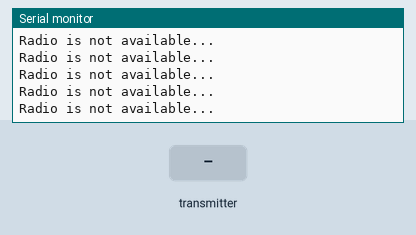
Recording of a sketch running on a simulated Arduino Uno, built with avr-gcc and run on an emulated ATmega328P. Parts: the last lines printed to the serial monitor. The inputs (shaded band) are chosen by the test bench. No radio packets arrive unless stated.

Above: at 1.2 s.
1.3 s: the transmitter starts sending SendData = 0
At 2.3 s:
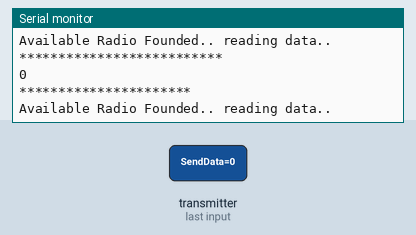
2.9 s: the transmitter starts sending SendData = 1
At 3.7 s:
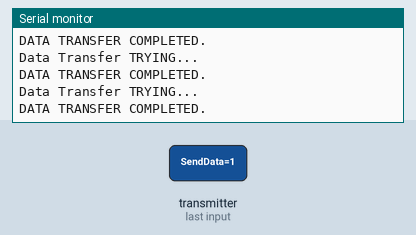

Measured:
- after the input at 1.3 s, the serial monitor: prints a new line after 0.06 s (image 1)
- after the input at 2.9 s, the serial monitor: prints a new line after 0.15 s (image 2)

The sketch:

SPayload.ino
```cpp
#include <SPI.h>
#include <nRF24L01.h>
#include <RF24.h>

RF24 Radio(9, 10);


const byte adressess[][6] = {"00001","00002"};
boolean SendData = false;

typedef struct{
    int ALTITUDE ;
    int PRESSURE ;
    int TEMP;
} SPAYLOAD;
SPAYLOAD SP1DATA;


void setup()
{

    SP1DATA.ALTITUDE = 43;
    SP1DATA.PRESSURE = 44;
    SP1DATA.TEMP = 45;
    Serial.begin(9600);
    Radio.begin();
    Radio.openReadingPipe(1, adressess[1]);
    Radio.openWritingPipe(adressess[0]);
    Radio.setPALevel(RF24_PA_LOW);
    Radio.setChannel(3);
}
void loop()
{
    delay(10);
    if (SendData == false)
    {
        Radio.startListening();
        // if (Radio.available())
        // while (!Radio.available())
        // {
        //     ;
        // }
        // Radio.read(&SendData, sizeof(SendData));
        // delay(10);
        if (Radio.available())
        {
            Serial.println("Available Radio Founded.. reading data..");
            Radio.read(&SendData, sizeof(SendData));
            Serial.println("**************************");
            Serial.println(SendData);
            Serial.println("**********************");
            if (SendData)
            {

                Radio.stopListening();
            }

        }
        else
        {
            Serial.println("Radio is not available...");
        }


    }
    else
    {
        Serial.println("Data Transfer TRYING...");
        // delay(10);
        Radio.stopListening();
        // do
        // {
        //     Serial.println("TRYINGG TO SEND...");
        //     TRY_SEND_DATA();
        // } while (!TRY_SEND_DATA());
        // Serial.println("SENDING COMPLETED....");

        boolean data_transferred = Radio.write(&SP1DATA, sizeof(SP1DATA));
        if (data_transferred)
        {
            Serial.println("DATA TRANSFER COMPLETED.");
        }
        else{
            Serial.println("Data Transfer failed.");
        }
        // Radio.write(&SP1DATA, sizeof(SP1DATA));
    }

    // Serial.println("-----------------");
    // Serial.print("SCIENCE PAYLOAD ALTITUDE : ");
    // Serial.println(SP1DATA.ALTITUDE);
    // Serial.print("SCIENCE PAYLOAD PRESSURE: ");
    // Serial.println(SP1DATA.PRESSURE);
    // Serial.print("SCIENCE PAYLOAD TEMPERATURE: ");
    // Serial.println(SP1DATA.TEMP);
    // Serial.println("-----------------");

}
```
